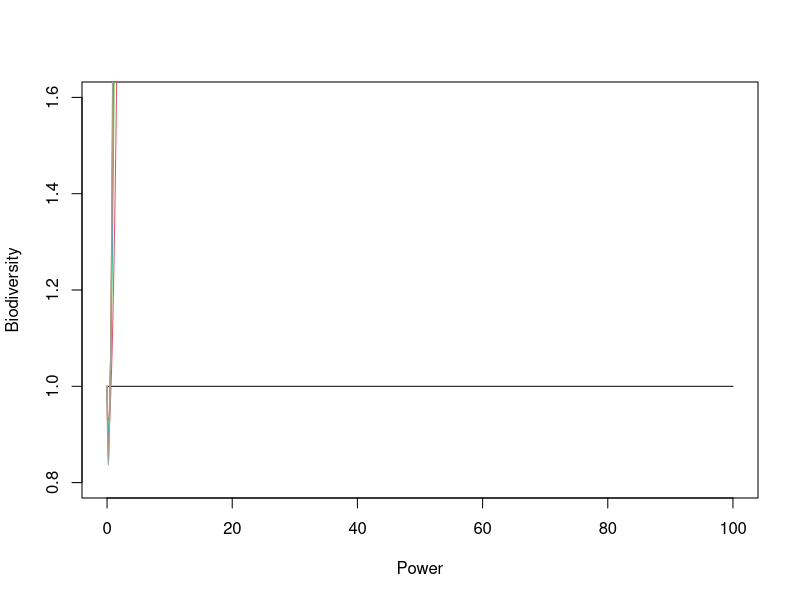
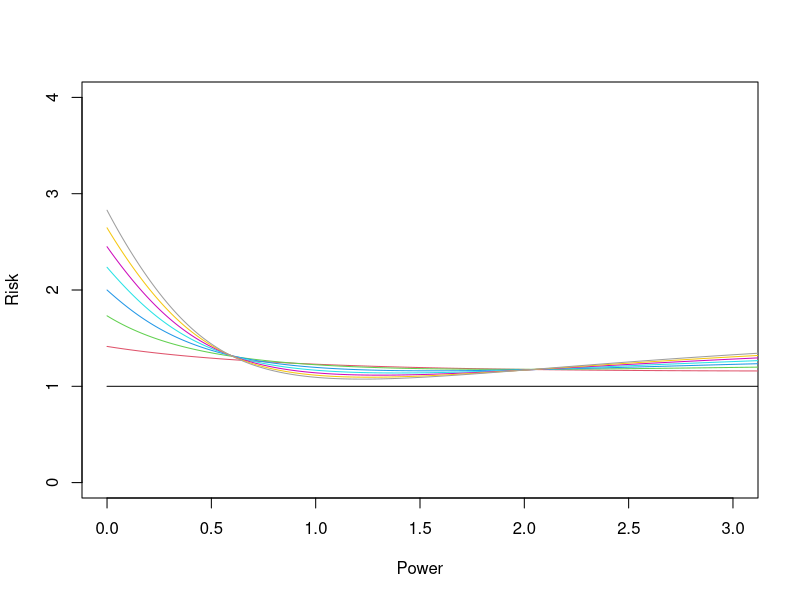

These charts were generated, in order, by the following R code: (Note: this script raises an error after producing the figures.)
k <- seq(0, 2, by=0.001)
m <- 2

# This computes the biodiversity ratio of m versus 1 fragments of the same shape
# if area of the m fragments is such that the total risk is the same in both cases,
# where the dilution effect is d
biod <- function(z, m, d=1) {
  # log(m ^ (z*(z*d - 1/2) / (z*d + 1/2)) * (1 - (1 - 1/m^z)^m))
  
  # question: Can we expand (1 - (1-1/m^z)^m) for large z and show some sort of decay?
  # e.g. for m=1 it's just 1
  #      for m=2 it's 1-(1 - 1/2^z)^2 = 1 - (1 - 2/(2^z) + 1/(2^z^2))
  #                                   = 2/2^z - 1/4^z -> 0 as z -> inf with rate similar to e^x ??
  #                                   = 1/2^z * (2 - 1/2^z)
  # then we also have                2^z / 2^(1/(z + 1/2))
  logb = (z*(z*d - 1/2) / (z*d + 1/2)) * log(m) + log(1 - ((m^z - 1)/m^(z*m))^m)
  exp(logb)
  #  m ^ (z*(z*d - 1/2) / (z*d + 1/2)) * (1 - (1 - 1/m^z)^m)
}

#
# 1. Plot of perimeter vs solidity for deBroglie with differing number of petals
# 2. Plot of dilution effect - split the colours up.
# 3. deBroglie cirles plots (i.e. what they look like)
# 4. Read + critique manuscript
# 5. Play with the maths???
# 
# This computes the risk ratio of m versus 1 fragments of the same shape
# if area of the m fragments is such that the total biodiversity is the same in both cases,
# where the dilution effect is d
risk <- function(z, m, d=1) {
  1 / (m ^ (z*d - 1/2) * (1 - (1 - 1/m^z)^m)^((z*d+1/2)/z))
}

plot(NULL, xlim=c(0,100), ylim=c(0.8,1.6), xlab="Power", ylab="Biodiversity")
for (i in 1:8) {
  plot(function(x) { biod(x, i)}, xlim=c(0, 100), col=i, add=TRUE, n=1000)
}

plot(NULL, xlim=c(0,3), ylim=c(0,4), xlab="Power", ylab="Risk")
for (i in 1:8) {
  plot(function(x) { risk(x, i, 0.7)}, xlim=c(0, 4), col=i, add=TRUE, n=1000)
}

# alternate computation for total biodiversity
area <- c(1,1,1)/3
power <- 0.5

total_area = sum(area)
prop_area = area / total_area
prop_biod = prop_area^power
prop_outside_biod = 1 - prop_biod
prop_outside_all  = prod(prop_outside_biod)
prop_union_biod   = 1 - prop_outside_all
total_biod = total_area^power
total_union = total_biod * prop_union_biod
total_union

# In the special case of power=0.5, the above is same as:
biod(0.5, 3)

# the biod function otherwise uses different areas in the m versus 1 case so that risk is balanced.

# now, for risk, we'll need to take area/k to the power z then multiply by perimeter and add?
3 * ((1/3)^power * sqrt(1/3))
(risk(0.5,3)/3)

1 - (1 - (1/m)^z)^m

find_power <- function(m, d) {
  lwr = risk(0.01,m,d)-1
  upr = risk(2,m,d)-1
  if (lwr*upr > 0) {
    return(NA);
  }
  uniroot(function(x, m, d) { risk(x,m,d)-1 }, interval=c(0,2), m=m, d=d)$root
}

balance <- expand.grid(fragments = 2:10, dilute = seq(0.7,2, by=0.05))
balance$power <- apply(balance, 1, function(x) { find_power(x[1], x[2]) })

plot(NULL, xlim=c(2,10), ylim=c(0,3), xlab="Fragments", ylab="power (z)")
lapply(seq_along(unique(balance$dilute)), function(x) { lines(power ~ fragments, data=subset(balance, dilute==unique(balance$dilute)[x]), col=grey(x/110)) })
lines(power ~ fragments, data=subset(balance, dilute==1), col='red', lwd=2)


library(ggplot2)
ggplot(balance, aes(fragments, power)) + geom_line(aes(group=dilute, col=dilute))
ggsave('power_vs_fragments_diluted.png')
plot(NULL, xlim=c(0,4), ylim=c(0,3), xlab="Power", ylab="Risk")
for (i in 1:8) {
  plot(function(x) { risk(x, i)}, xlim=c(0, 4), col=i, add=TRUE, n=1000)
}
legend('topright', paste(1:8, "fragments"), fill=1:8)

#' Test out some de Broglie plots
#'
#' TODO:
#'   1. Change amplitude for a given k and then adjust such that area is preserved.
#'   2. Compute solidity (area to minimal circle area outside) and core (maximal circle area inside to full area?)
#'   3. Plot for various k and amplitudes, keeping area fixed (r will change)
#'   4. Compute perimeters for each one as well via numeric integration (already have this below!)
#'   
R = 1
a = 0.2
k = 10

theta = seq(0, 2*pi, length.out=1000)
r = R - a*sin(k*theta)

plot(r*cos(theta), r*sin(theta), type="l")

#' Montecarlo estimate of area.
#' Sample randomly R*sqrt(runif())

n = 10000
theta_hat = runif(n)*2*pi
r_hat = R*(1+a) * sqrt(runif(n))

sum(r_hat < R - R*a*sin(k*theta_hat))/n

area_debrolie = pi*R^2*(1 + a^2/2)
area_circle  = pi*R^2*(1+a)^2
area_debrolie/area_circle

# compute perimeter of radius R, amplitude a, petals k
arc_len <- function(R, a, k) {
  arclen_f <- function(theta, R, a, k) {
    r = R*(1 - a*sin(k*theta))
    dr = -R*a*k*cos(k*theta)
    sqrt(r^2 + dr^2)
  }
  alen <- numeric(length(R))
  if (length(a) == 1 && length(R) > 1)
    a = rep(a, length(R))
  for (i in seq_along(R))
    alen[i] = integrate(arclen_f, 0, 2*pi, subdivisions=1000,R=R[i], a=a[i], k=k)$value
  alen
}

# Amplitude should be between 0..1
# Area should be 1 (it's scale-independent, dummy)
debroglie <- function(petals, amplitude) {
  # 1. figure out the radius from the area, petals + amplitude
  #   area = pi*R^2*(1 + amplitude^2/2)
  R = 1/sqrt(1 + amplitude^2/2)
  # 2. figure out solidity + core ratio things
  solidity = (pi*1^2) / (pi*R^2*(1+amplitude)^2)
  core     = (pi*R^2*(1-amplitude)^2) / (pi*1^2)
  # 3. computer perimeter
  perimeter = arc_len(R, amplitude, petals)
  return(list(R=R, s=solidity, c=core, p=perimeter, k=petals))
}

a = seq(0,1, by=0.01)
out <- lapply(1:12, function(x) { as.data.frame(debroglie(x, a)) })
out <- do.call(rbind, out)
out$k <- factor(out$k)

library(lattice)
pdf("solidity_vs_core.pdf")
xyplot(s ~ c | k, data=out, type="l", xlab="core ratio", ylab="solidity ratio", main="Solidity ratio vs Core ratio")
xyplot(p ~ s | k, data=out, type="l", xlab="solidity ratio", ylab="perimeter", main="Perimeter vs Solidity ratio")
xyplot(p ~ c | k, data=out, type="l", xlab="core ratio", ylab="perimeter", main="Perimeter vs Core ratio")
dev.off()

out <- as.data.frame(debroglie(5, a))
tapply()
plot(s ~ c, data=out, col = k, type="l")

out <- as.data.frame(debroglie(10, a))

plot(p ~ s, data=out, type="l")

plot(r_hat*cos(theta_hat), r_hat*sin(theta_hat), pch='.', col=ifelse(r_hat < R* - R*a*sin(k*theta_hat), "red", "blue"))


plot(function(x) { ans = numeric(length(x)); for (i in seq_along(x)) ans[i] = arc_len(1, x[i], 5); ans }, xlim=c(0,1))
plot(function(x) { ans = numeric(length(x)); for (i in seq_along(x)) ans[i] = arc_len(1, x[i], 10); ans }, xlim=c(0,1), add=TRUE)

risk_petal <- function(z, m, a, k) {
  # start by balancing the biodiversity
  # Bm = (m*pi*rm^2*(1+a^2/2))^z * (1 - (1 - 1/m^z)^m)
  # B1 = (pi*r1^2*(1+a^2/2))^z
  # Bm = B1 -> m^z rm^(2z) (1 - (1 - 1/m^z)^m) = r1^(2z) ->
  r1 = 1
  rm = r1/(sqrt(m) * (1 - (1 - 1/m^z)^m)^(1/(2*z)))
  
  # risk...
  Rm = m * (pi*rm^2*(1+a^2/2))^z * arc_len(rm, a, k)
  R1 = (pi*r1^2*(1+a^2/2))^z * arc_len(r1, a, k)
  Rm / R1
}

solidity <- function(a) {
  (1 + a^2/2) / (1 + a)^2
}

pdf("z.pdf", width=12, height=12)
par(mfrow=c(3,3))
for (num_clusters in 1:9) {
  grid = expand.grid(amplitude=seq(0,1,by=0.01), complexity=0:10, z=NA)
  for (i in 1:nrow(grid)) {
    grid$z[i] = uniroot(function(x) { risk_petal(x, num_clusters, grid$amplitude[i], grid$complexity[i]) - 1 }, c(0.5, 10))$root
    if (i %% 100 == 0)
      cat("Up to", i, "of", nrow(grid), "\n")
  }
  image(seq(0,1,by=0.01), 0:10, matrix(grid$z, 101, 11), zlim=c(0.5, 10), xlab="Amplitude", ylab="Complexity (nodes)", main=paste(num_clusters, "clusters"))
}
dev.off()

pdf("risk.pdf", width=8, height=6)
plot(NULL, xlim=c(0,4), ylim=c(0,3), xlab="Power", ylab="Risk")
for (i in 1:8) {
  plot(function(x) { risk_petal(x, i, 0.8, 5)}, xlim=c(0, 4), col=i, add=TRUE, n=1000)
}
legend('topright', paste(1:8, "fragments"), fill=1:8)
dev.off()
